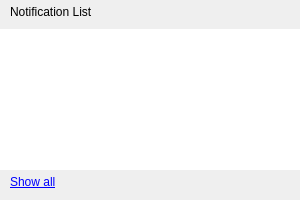
<?xml version="1.0" encoding="UTF-8"?>
<ui version="4.0">
 <class>SystrayNotification</class>
 <widget class="QWidget" name="SystrayNotification">
  <property name="geometry">
   <rect>
    <x>0</x>
    <y>0</y>
    <width>300</width>
    <height>200</height>
   </rect>
  </property>
  <property name="windowTitle">
   <string>Wichat Message</string>
  </property>
  <widget class="QTableView" name="listNote">
   <property name="geometry">
    <rect>
     <x>0</x>
     <y>29</y>
     <width>300</width>
     <height>141</height>
    </rect>
   </property>
   <property name="frameShape">
    <enum>QFrame::NoFrame</enum>
   </property>
   <property name="horizontalScrollBarPolicy">
    <enum>Qt::ScrollBarAlwaysOff</enum>
   </property>
   <property name="editTriggers">
    <set>QAbstractItemView::NoEditTriggers</set>
   </property>
   <property name="selectionMode">
    <enum>QAbstractItemView::NoSelection</enum>
   </property>
   <property name="selectionBehavior">
    <enum>QAbstractItemView::SelectRows</enum>
   </property>
   <property name="showGrid">
    <bool>false</bool>
   </property>
   <attribute name="horizontalHeaderVisible">
    <bool>false</bool>
   </attribute>
   <attribute name="verticalHeaderVisible">
    <bool>false</bool>
   </attribute>
  </widget>
  <widget class="QFrame" name="frameNoteCtrl">
   <property name="geometry">
    <rect>
     <x>0</x>
     <y>170</y>
     <width>300</width>
     <height>30</height>
    </rect>
   </property>
   <property name="frameShape">
    <enum>QFrame::NoFrame</enum>
   </property>
   <widget class="QLabel" name="labelShowAll">
    <property name="geometry">
     <rect>
      <x>10</x>
      <y>0</y>
      <width>151</width>
      <height>24</height>
     </rect>
    </property>
    <property name="text">
     <string>&lt;a href=&quot;javascript:;&quot;&gt;Show all&lt;/a&gt;</string>
    </property>
   </widget>
  </widget>
  <widget class="QLabel" name="labelNoteList">
   <property name="geometry">
    <rect>
     <x>10</x>
     <y>0</y>
     <width>291</width>
     <height>24</height>
    </rect>
   </property>
   <property name="text">
    <string>Notification List</string>
   </property>
  </widget>
 </widget>
 <resources/>
 <connections/>
</ui>
